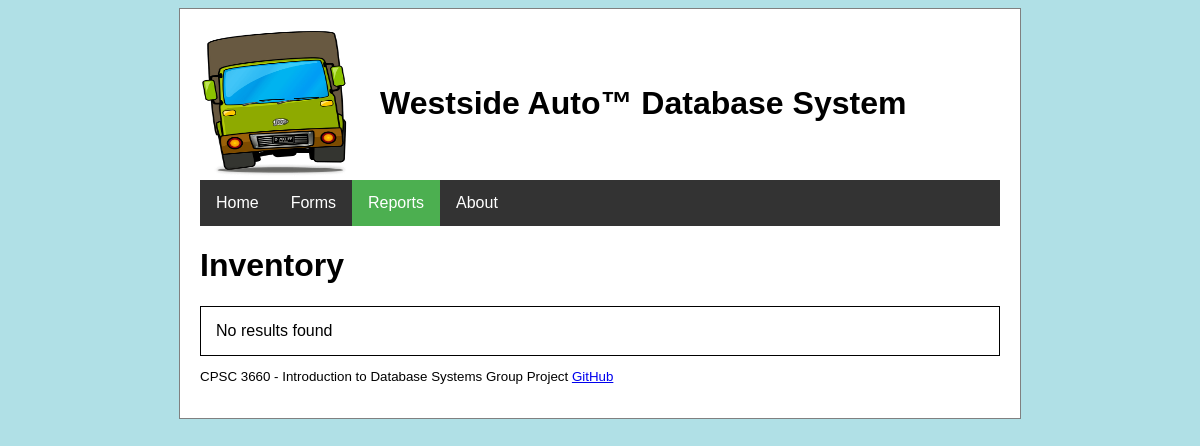
/php/reports/unsold_vehicle_report.php, run on an earlier commit of the app's database.
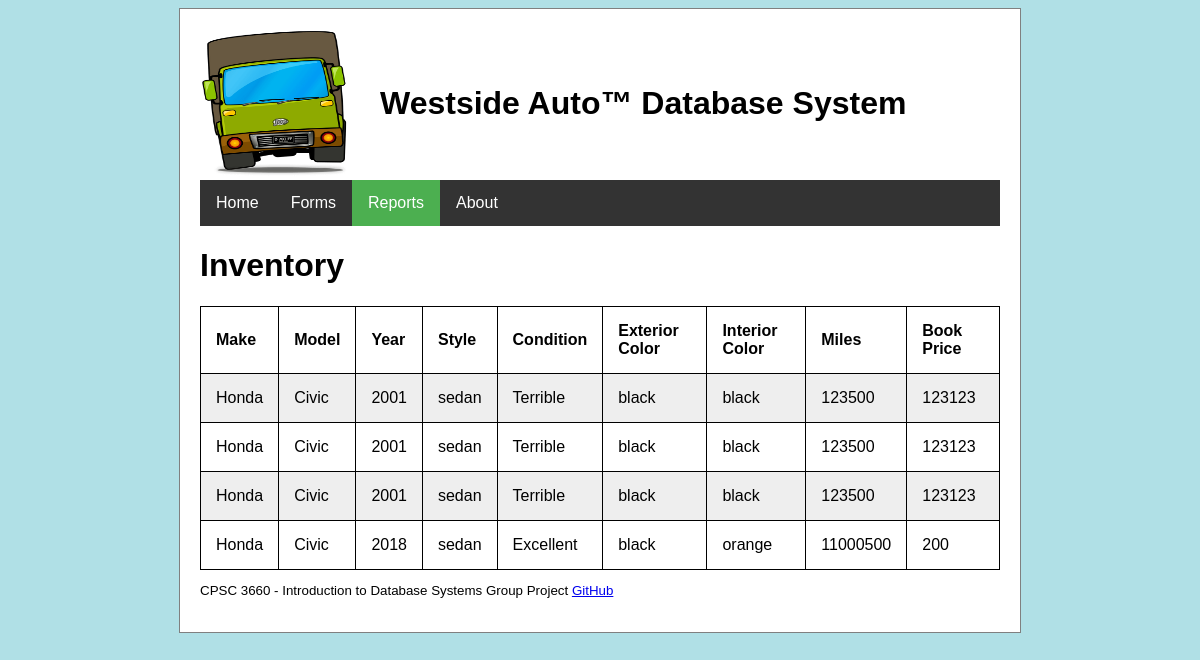
And on a later commit of the database.
### tables this page shows
CREATE TABLE IF NOT EXISTS `vehicle` (
  `vehicle_id` int(11) NOT NULL AUTO_INCREMENT,
  `miles` int(11) NOT NULL,
  `vehicle_condition` char(50) NOT NULL,
  `book_price` int(11) NOT NULL,
  `sale_price` int(11) NOT NULL,
  `style` char(10) NOT NULL,
  `exterior_color` char(10) NOT NULL,
  `interior_color` char(10) NOT NULL,
  `make` char(20) NOT NULL,
  `model` char(20) NOT NULL,
  `year` year(4) NOT NULL,
  PRIMARY KEY (`vehicle_id`)
);

### php/database_functions.php (called while the page is built, shortened)
<?php
function db_connect() {
    static $database;
    if(!isset($database)) {
        $database = new mysqli('localhost', 'root', '', 'auto_company', 3306);
    }
    return $database;
}
function db_query($query) {
    $db = db_connect();
    $result = $db->query($query);
    return $result;
}
?>

### php/reports/report_functions.php (the view)
<?php
function make_table($query_result, $headers, $columns, $caption)
{
    echo '<table id=form_table><caption>'.$caption.'</caption>';
    if ($query_result->num_rows == 0) {
        echo "<tr><td>No results found</td></tr>";
    }
    else {
        echo '<tr>';
        foreach ($headers as $col) {
            echo '<th>'.$col.'</th>';
        }
        echo '</tr>';
        while ($row = $query_result->fetch_assoc()) {
            echo "<tr>";
            foreach($columns as $col) {
                echo "<td>{$row[$col]}</td>";
            }
            echo "</tr>";
        }
    }
    echo '</table>';
}
?>

What changed in the data, as far as the page shows it:
added vehicle: make "Honda", model "Civic", year "2001", style "sedan", vehicle_condition "Terrible", exterior_color "black", interior_color "black", miles "123500", book_price "123123"
added vehicle: make "Honda", model "Civic", year "2001", style "sedan", vehicle_condition "Terrible", exterior_color "black", interior_color "black", miles "123500", book_price "123123"
added vehicle: make "Honda", model "Civic", year "2001", style "sedan", vehicle_condition "Terrible", exterior_color "black", interior_color "black", miles "123500", book_price "123123"
added vehicle: make "Honda", model "Civic", year "2018", style "sedan", vehicle_condition "Excellent", exterior_color "black", interior_color "orange", miles "11000500", book_price "200"
Also different on the page:
new list line: "Make"
new list line: "Model"
new list line: "Year"
new list line: "Style"
new list line: "Condition"
new list line: "Exterior Color"
new list line: "Interior Color"
new list line: "Miles"
new list line: "Book Price"
text no longer shown: "No results found"
